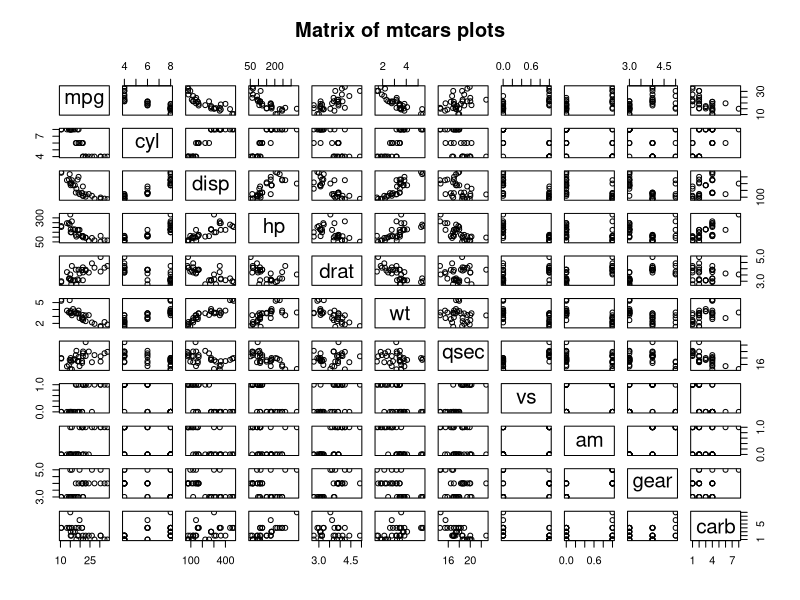
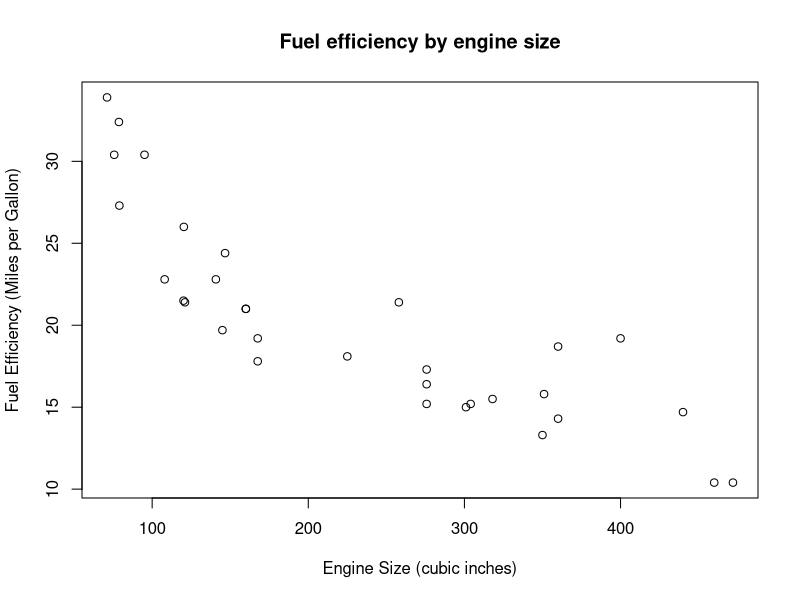
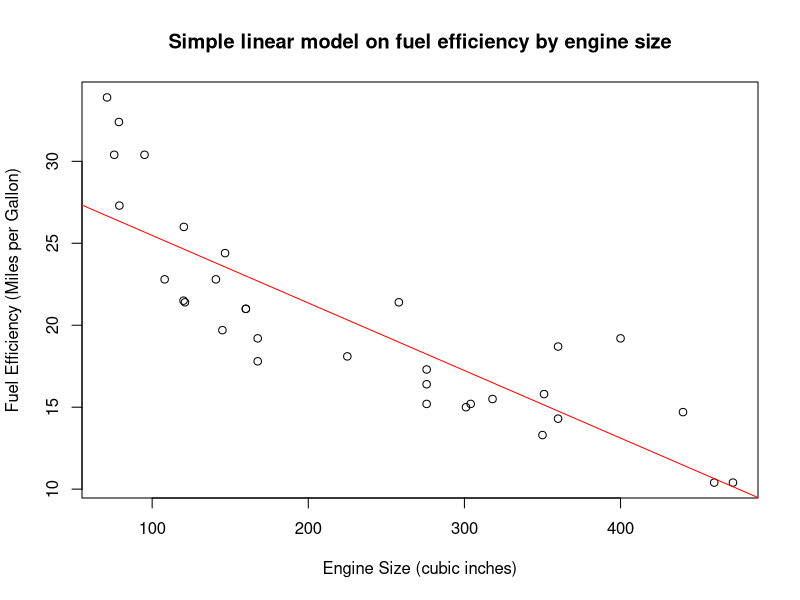

The R source for these figures, in order:
# Summary for mtcars dataset
summary(mtcars);
plot(mtcars, main="Matrix of mtcars plots");

# Simple linear model
plot(y=mtcars$mpg,x=mtcars$disp,
    xlab = "Engine Size (cubic inches)",
    ylab = "Fuel Efficiency (Miles per Gallon)",
    main="Fuel efficiency by engine size"
);
linearmodel = lm(mtcars$mpg ~ mtcars$disp);
coef(linearmodel);

plot(y=mtcars$mpg,x=mtcars$disp,
    xlab = "Engine Size (cubic inches)",
    ylab = "Fuel Efficiency (Miles per Gallon)",
    main="Simple linear model on fuel efficiency by engine size"
);
abline(a=coef(linearmodel)[1], b=coef(linearmodel)[2], col='red');

